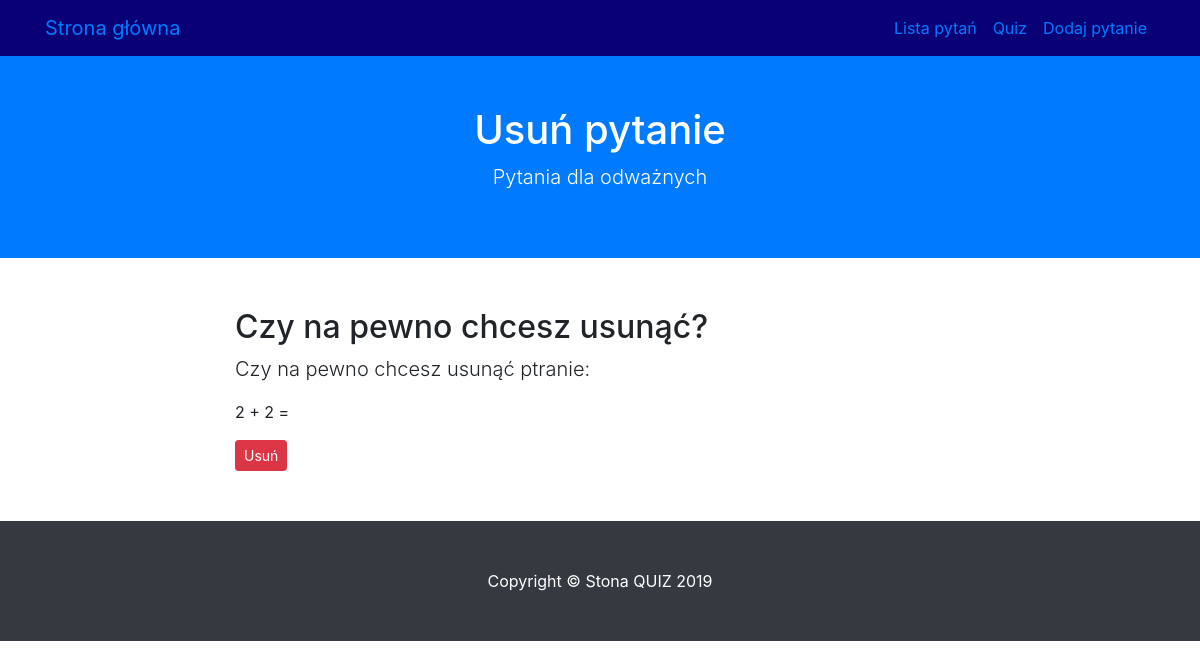
The page /usun/6 on the database as committed earlier.
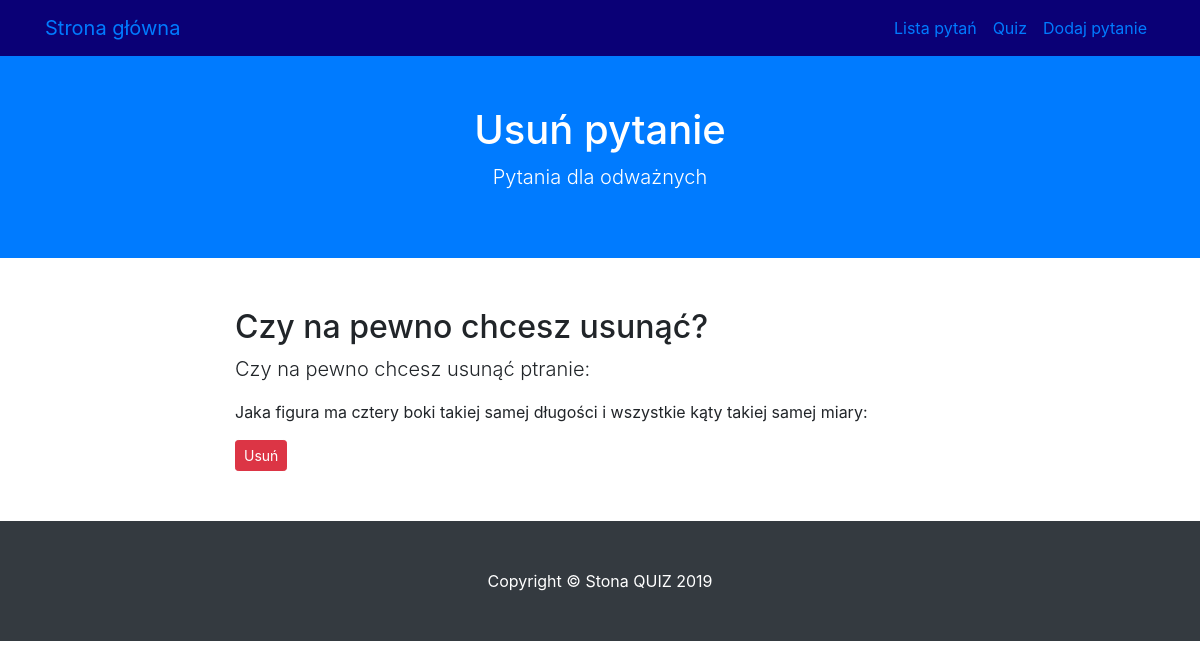
The same page on the database as committed later.
### modele.py (models this page shows)
class BazaModel(Model):
    class Meta:
        database = baza

class Pytanie(BazaModel):
    pytanie = CharField(null=False)
    kategoria = ForeignKeyField(Kategoria, related_name='pytania')

### views.py (the view)
@app.route('/usun/<int:pid>', methods=['GET', 'POST'])
def usun(pid):
    p = get_or_404(pid)
    if request.method == 'POST':
        flash('Usunięto pytanie {}'.format(p.pytanie), 'sukces')
        for o in Odpowiedz.select().where(Odpowiedz.pytanie == p.id):
            o.delete_instance()
        p.delete_instance()
        return redirect(url_for('index'))
    return render_template('pytanie_usun.html', pytanie=p)

### app.py (called while the page is built)
@app.before_request
def before_request():
    g.db = baza
    g.db.connect(reuse_if_open=True)

@app.after_request
def after_request(response):
    g.db.close()
    return response

### views.py (called while the page is built)
def get_or_404(pid):
    try:
        p = Pytanie.get_by_id(pid)
        return p
    except Pytanie.DoesNotExist:
        abort(404)

### templates/pytanie_usun.html (shortened to what this page needs)
{% extends "szablon.html" %}
{% block h1 %} Usuń pytanie{% endblock %}
{% block tresc %}
    <h2>Czy na pewno chcesz usunąć?</h2>
    <form method = "POST" action={{url_for('usun', pid=pytanie.id)}}>
        <p class="lead">Czy na pewno chcesz usunąć ptranie:</p>
        <p> {{pytanie.pytanie}}</p>
        <input type = "submit" class="btn btn-sm btn-danger" value = "Usuń">
    </form>
{% endblock %}

Rows that differ between the two databases and show on the page:
changed Pytanie: pytanie "2 + 2 =" → "Jaka figura ma cztery boki takiej samej długości i wszystkie kąty takiej samej miary:"
